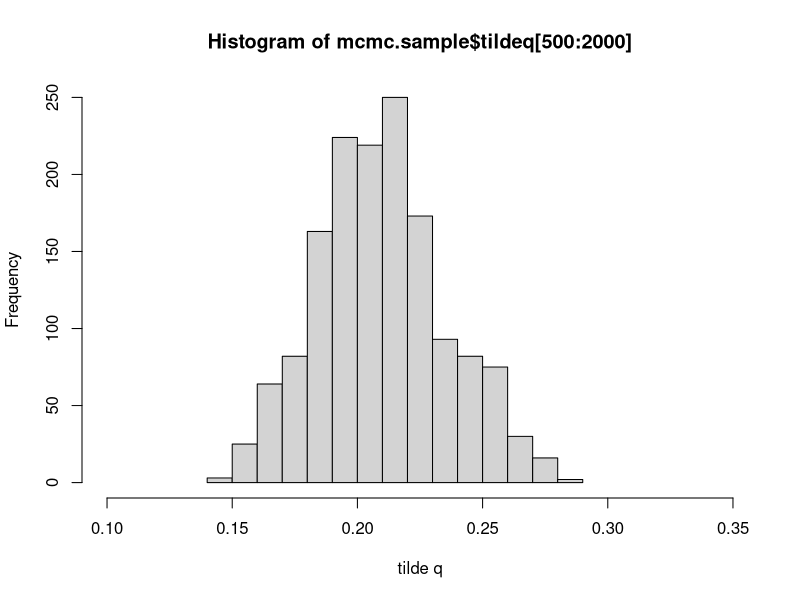
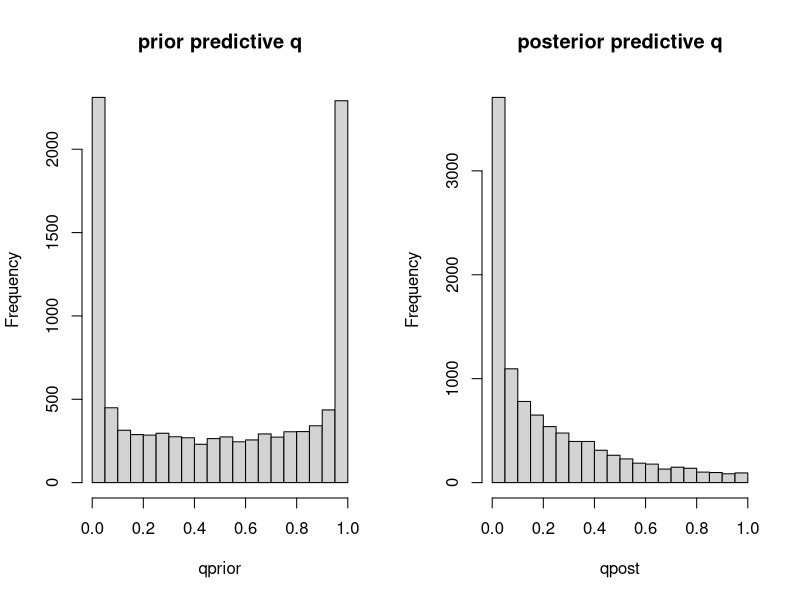

Here is the R script that generated these plots, in order:
#########################################################################
# This script provides routines to draw samples from the joint posterior 
# distribution of parameters 'tildeq' and 'z' in a hierarchical chain 
# binomial model of the measles outbreak data. The model unknowns include
# the household-specific escape probabilities. 
#
# (n1^j,n11^j,n111^j,n12^j)| q_j ~ Multinom(q_j^2,2q_j^2p_j,2q_jp_j^2,p_j^2)
#  q_j| tildeq, z                ~ Beta(tildeq/z,(1-tildeq)/z)
#  tildeq                        ~ Uniform(0,1)
#  z                             ~ Gamma(1.5,1.5)
#
# Last updated July 12, 2016/KA
##########################################################################

propose.par = function(cur.par,prop.unif,delta.w){
# This function samples a new (candidate) value symmetrically 
# around the current value of the parameter iterate
   return(cur.par + (0.5-prop.unif)*delta.w)
 }

log.likelihood = function(my.tildeq,my.z,q.vec){
# This function calculates the log-likelihood function of the two parameters,
# based on the (current iterates) of the household-specific 
# escape probabilities
#
# INPUT my.tildeq = parameter tildeq
#       my.z.     = parameter z
#       q.vec     = a vector of household-specific escape probabilities

 return(sum(log(dbeta(q.vec,my.tildeq/my.z,(1-my.tildeq)/my.z))))

}

chain_hierarchical = function(mcmc.size){
# This is the main sampling routine. The data, the parameters of the 
# prior distributions and the 'tuning parameters' (= the proposal window widths)
# are hard-wired in this code. 
# 
# In addition to the two model parameters ('tildeq' and z), the 
# algorithm draws samples of the 334 escape probabilities and 
# the unknown realisations of chains in the 275 households with 
# the final number infected as 3.
#
# INPUT mcmc.size = the number of MCMC iterations to be sampled
#
# OUTPUT chain_hierarchical = the MCMC sample of parameters 'tildeq' and 'z'
#                             of the Beta distribution for household specific
#                             escape probabilities

# Parameters of the Gamma(nu1,nu2) prior for parameter z
nu1 = 1.5
nu2 = 1.5

# Tuning parameters: the widths of the proposal windows
delta.tildeq = 0.08 # for parameter q
delta.z      = 0.3  # for parameter z

# Step (a): Reserve space for the MCMC samples
tildeq  = rep(0,mcmc.size)
z       = rep(0,mcmc.size)
q       = matrix(0,nrow=mcmc.size,ncol=334)
n111    = matrix(0,nrow=mcmc.size,ncol=275)

# Step (b): Initialize
cur.tildeq = 0.5
cur.z      = 1.0

tildeq[1]  = cur.tildeq
z[1]       = cur.z
q[1,]      = rep(0.5,334)
n111[1,]   = rbinom(1,275,2*0.5/(2*0.5+1))

# The observations
n1  = 34   # frequency of chain 1
n11 = 25   # frequency of chain 1->1
N3  = 275  # frequency of chains of size 3 (i.e., 1->2 or 1->1->1)

# Draw MCMC samples
for (i in 2:mcmc.size){

 ####################################################
 # Step (c): Update the household-specific escape probabilities
 #           through Gibbs steps
 ####################################################
 alpha =  cur.tildeq/cur.z     # tildeq[i-1]/z[i-1]
 beta  =  (1-cur.tildeq)/cur.z #(1-tildeq[i-1])/z[i-1]

 # households with chain 1
 for (j in 1:n1){
   q[i,j] = rbeta(1,2+ alpha,beta)
   }

 # households with chain 1->1
 for (j in 1:n11){
   q[i,j+n1] = rbeta(1,2+alpha,1+beta)
   }

 # households with chain 1->1->1 or 1->2
 for (j in 1:275){
   q[i,j+n1+n11] = rbeta(1,n111[i-1,j]+alpha,2+beta)
   }


 #############################################################
 # Step (d) Update the household-specific 'frequencies' of chain 1->1->1
 #          through Gibbs steps
 #############################################################
 for (j in 1:N3){ 
 
  # Draw a new iterate of n111 from its full conditional distribution
  n111[i,j] = rbinom(1,1,2*q[i,j+n1+n11]/(2*q[i,j+n1+n11]+1))
  }

 ################################################################
 # Step (e) Update parameter tildeq in a Metropolis-Hastings step
 ################################################################

 # Propose a new value for parameter tildeq
 new.tildeq = propose.par(cur.tildeq,runif(1),delta.tildeq)

 # If the proposed value if within the range of the parameter 
 if ((new.tildeq >0) & (new.tildeq < 1)){

   # The log acceptance ratio = the log likelihood ratio   
   #(a uniform prior is assumed for tildeq and a symmetric proposal has been made)
   log.acc.tildeq = log.likelihood(new.tildeq,cur.z,q[i,]) - log.likelihood(cur.tildeq,cur.z,q[i,]) 

   # Metropolis step for tildeq: determine whether the proposal is accepted
     if (log(runif(1)) < log.acc.tildeq){
     cur.tildeq = new.tildeq
     }
   }

 ############################################################
 # Step (f): Update parameter z in a Metropolis-Hastings step
 ############################################################

 # Propose a new value for parameter z
 new.z  = propose.par(cur.z,runif(1),delta.z)

 # If the proposed value is withing the range of the parameter
 if (new.z > 0) { 
  
   # The log likelihood ratio
   log.like.z = log.likelihood(cur.tildeq,new.z,q[i,]) - log.likelihood(cur.tildeq,cur.z,q[i,]) 
 
   # The log acceptance ratio = the log-posterior ratio (since a symmetric proposals are being made)
   log.acc.z = log.like.z + log(dgamma(new.z,nu1,nu2)) - log(dgamma(cur.z,nu1,nu2))
 
   # Metropolis step for z: determine whether the proposal is accepted
   if (log(runif(1))< log.acc.z){
      cur.z = new.z
      }
   }   

 ####################################################### 
 # Store the current iterates of parameters tildeq and z
 #######################################################
 tildeq[i] = cur.tildeq
 z[i]      = cur.z 
 
}

# The output: the MCMC samples
return(list(tildeq=tildeq,z=z))


}


# Running the program to draw a posterior sample of size 2000 
mcmc.sample = chain_hierarchical(mcmc.size=2000)

# Plot the posterior of tilde q
hist(mcmc.sample$tildeq[500:2000],xlab='tilde q',xlim=c(0.1,0.35))

# The prior and posterior predictive distributions of the escape probability
par(mfrow=c(1,2))

tildeq.prior = runif(10000)
z.prior      = rgamma(10000,1.5,1.5)
qprior       = rbeta(10000,tildeq.prior/z.prior,(1-tildeq.prior)/z.prior)
hist(qprior,main="prior predictive q")

tildeq.sample = mcmc.sample$tildeq[501:2000]
z.sample      = mcmc.sample$z[501:2000]

qpost = rbeta(10000,tildeq.sample/z.sample,(1-tildeq.sample)/z.sample)
hist(qpost,main="posterior predictive q")

par(mfrow=c(1,1))
